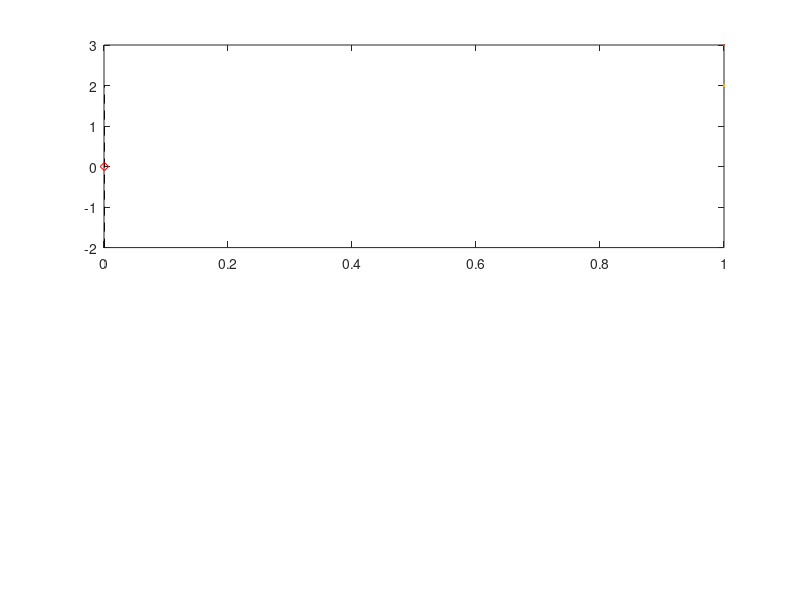

Write the MATLAB code that produced this figure. (Note: this script raises an error after producing the figure.)
%% Modelación de un material dispersivo con una aproximación de 
% 1er orden (Modelo de Debye)

%% Programa principal
%% Definimos los parámetros computacionales
%Número de Courant
Sc=1;
%Número de nodos espaciales
M=600;
%Numero de pasos temporales
Q=600;
%% Constantes físicas 
%Permitividad del vacío
eps0= 8.85e-12;
%Permeabilidad del vacío
mu0= 4*pi*1e-7;
% Permeabilidad relativa
mu_r=1;
% Permitividad del Medio
mu=mu_r*mu0;
%Impedancia en el vacío
eta0=sqrt(mu0/eps0);
%Velocidad de la luz en el vacío
c0=1/sqrt(mu0*eps0);
%% Parámetros del modelo de Debye
tau=1e-12;
epsinf=eps0;
epsS=2.25*eps0;

%% Parámetros de la excitación
%Onda de Ricker
fp=2.5e12; %1/tau; %Frecuencia del pulso en Hz
t0=1/fp; % Corriemiento en tiempo
lambda=c0/fp; % Longitud de onda en fp
%% Parametros FDTD
Nl=50; %Puntos por longitud de onda
deltax=lambda/Nl; %Incremento en el espacio
deltat=(deltax*Sc)/(c0); %Incremento en el tiempo
%Vectores espacio temporales
t=(1:Q)*deltat;
x=(1:M)*deltax;
 %% Inicializamos los vectores
 Hy_qMasUnMedio=zeros(1,M); %futuro
 Hy_qMenosUnMedio=zeros(1,M); %pasada
 Dz_qMasUno=zeros(1,M); %futuro
 Dz_q=zeros(1,M); %presente
 Ez_qMasUno=zeros(1,M); %futuro
 Ez_q=zeros(1,M); %presente
 sensorE=zeros(1,Q); %sensor
 Ein=zeros(1,Q); %Campo incidente
 %Er=zeros(1,Q); %Campo reflejado
%% Frontera vacío material y sensores
%Nodo espacial de la frontera vacío-material
mFrontera=round(M/2);
%Nodo espacial de posición del sensor
mSensor=round(3*M/8);
% Forma vectorial de epsS
epsS_vec=ones(2,M)*eps0;
epsS_vec(2,mFrontera:end)=2.25*eps0;
%% Inicializamos la gráfica para mostrar resultados
figure(1)
subplot(2,1,1)
VentanaSimulacion=plot(x,Ez_qMasUno,LineWidth=3);
hold on
plot([mFrontera*deltax,mFrontera*deltax],[-2,2],'--k',LineWidth=2)
plot(mSensor*deltax,0,'dr')
hold off
text(mFrontera*deltax,1,...
    '\leftarrow Frontera vacío-material',FontWeight='bold',FontSize=12)
ylim([-2,2])
xlim([0,x(end)])
xlabel('Eje X [m]', 'FontSize',13)
ylabel({'Amplitud del' ,'campo eléctrico'}, 'FontSize',13)
grid on

% Gráfica de los sensores en el tiempo
subplot(2,1,2)
sensorOscil=plot(t,sensorE,'b');
xlabel('Tiempo [s]')
ylim([-1.5,1.5])
ylabel({'Amplitud del', 'campo eléctrico [UA]'})
grid on
%% Modelación de material dispersivo con FDTD
%Frontera del vacío material
for rr=1:2
     Hy_qMasUnMedio(:)=0; %futuro
     Hy_qMenosUnMedio(:)=0; %pasada
     Dz_qMasUno(:)=0; %futuro
     Dz_q(:)=0; %presente
     Ez_qMasUno(:)=0; %futuro
     Ez_q(:)=0; %presente
     sensorE(:)=0; %sensor
    for q=1:Q
        %Actualización del campo magnético
        Hy_qMasUnMedio(1:M-1)=Hy_qMenosUnMedio(1:M-1) + ...
            (deltat/(mu*deltax))*(Ez_q(2:M) - Ez_q(1:M-1));
        %Actualizamos el vector de desplazamiento
        Dz_qMasUno(2:M)=Dz_q(2:M) + ...
            (deltat/(deltax)).*(Hy_qMasUnMedio(2:M)-Hy_qMasUnMedio(1:M-1));
        %Actualizamos el campo eléctrico
        A=(2*epsinf*tau - epsS_vec(rr,:)*deltat)./...
            (2*epsinf*tau + epsS_vec(rr,:)*deltat);
        B=(deltat + 2*tau)./(2*epsinf*tau + epsS_vec(rr,:)*deltat);
        C=(deltat - 2*tau)./(2*epsinf*tau + epsS_vec(rr,:)*deltat);
        Ez_qMasUno=  A.*Ez_q + B.*Dz_qMasUno + C.*Dz_q;

        %Introducimos la perturbación
        Ez_qMasUno(1)=OndaDeRicker(t(q),fp,t0);

        %Medimos con nuestro sensor virtual
        sensorE(q) = Ez_qMasUno(mSensor);

        %Mostramos la evolución temporal
        set(VentanaSimulacion, 'YData',Ez_qMasUno);
        set(sensorOscil(1), 'YData', sensorE);

        %Nos preparamos para la siguiente iteración
        Ez_q=Ez_qMasUno;
        Dz_q=Dz_qMasUno;
        Hy_qMenosUnMedio=Hy_qMasUnMedio;

        %Esperamos para tener una animación padriuris
        pause(0.01)
    end
    if rr==1
        %Determinamos el campo
        Ein=sensorE;
    end
%     disp('Vamos por las chelas')
%     pause(2)
end
%Determinamos el campo reflejado
Er=sensorE-Ein;
%% Determinación del coeficiente de reflexión
[eIN,nu]=FFT_Completa(Ein,t);
[eR,~]=FFT_Completa(Er,t);
%Coeficiente de reflexión
r=eR./eIN;
%Coeficiente de reflexión usando coef. de fresnel
rD=r_Debye(tau,epsS,epsinf,2*pi*nu);
%Mostramos las medidas de los campos
figure(2)
subplot(1,3,1) 
plot(t,Ein,'r',t,Er,'b');
xlabel('Tiempo [s]')
ylabel({'Amplitud del', 'campo eléctrico [UA]'})
grid on

subplot(1,3,2)
plot(nu,abs(eIN),'dr',nu,abs(eR),'db')
xlabel('Fecuencia [Hz]')
ylabel({'Amplitud del', 'espectro [UA]'})
xlim([0,5e12])
grid on

subplot(1,3,3)
plot(nu,abs(r),'dr',nu, abs(rD),'k')
xlabel('Frecuencia [Hz]')
ylabel({'Amplitud del', 'espectro [UA]'})
xlim([0,5e12])
ylim([0,0.3])
grid on
